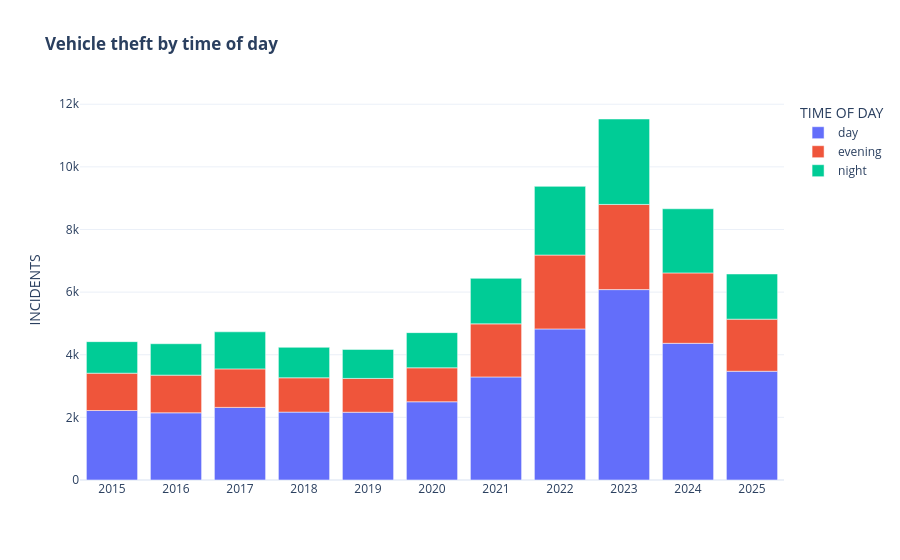

Write notebook code for a chart like this one.
### Markdown cell above
Do these thefts happen at a different time of day than before?

### Code cell
tod = (pd.crosstab(vt["YEAR"], vt["TIME_OF_DAY"])[TIMES_OF_DAY]
         .reset_index().melt(id_vars="YEAR", var_name="TIME OF DAY", value_name="INCIDENTS"))

fig = px.bar(tod, x="YEAR", y="INCIDENTS", color="TIME OF DAY",
             category_orders={"TIME OF DAY": TIMES_OF_DAY},
             title="<b>Vehicle theft by time of day</b>")
fig.update_xaxes(dtick=1, title=None)
fig.show()

### Figure 1 — Plotly figure (JSON) as saved in the notebook; plotly's stock layout.template omitted (floating-point values rounded to 4 significant figures)
{"data": [{"hovertemplate": "TIME OF DAY=day<br>YEAR=%{x}<br>INCIDENTS=%{y}<extra></extra>", "legendgroup": "day", "marker": {"color": "#636efa", "pattern": {"shape": ""}}, "name": "day", "orientation": "v", "showlegend": true, "textposition": "auto", "type": "bar", "x": [2015, 2016, 2017, 2018, 2019, 2020, 2021, 2022, 2023, 2024, 2025], "xaxis": "x", "y": [2219, 2146, 2319, 2168, 2164, 2498, 3291, 4824, 6080, 4365, 3473], "yaxis": "y"}, {"hovertemplate": "TIME OF DAY=evening<br>YEAR=%{x}<br>INCIDENTS=%{y}<extra></extra>", "legendgroup": "evening", "marker": {"color": "#EF553B", "pattern": {"shape": ""}}, "name": "evening", "orientation": "v", "showlegend": true, "textposition": "auto", "type": "bar", "x": [2015, 2016, 2017, 2018, 2019, 2020, 2021, 2022, 2023, 2024, 2025], "xaxis": "x", "y": [1192, 1203, 1229, 1096, 1080, 1085, 1695, 2359, 2720, 2248, 1663], "yaxis": "y"}, {"hovertemplate": "TIME OF DAY=night<br>YEAR=%{x}<br>INCIDENTS=%{y}<extra></extra>", "legendgroup": "night", "marker": {"color": "#00cc96", "pattern": {"shape": ""}}, "name": "night", "orientation": "v", "showlegend": true, "textposition": "auto", "type": "bar", "x": [2015, 2016, 2017, 2018, 2019, 2020, 2021, 2022, 2023, 2024, 2025], "xaxis": "x", "y": [1007, 1003, 1184, 973, 926, 1123, 1454, 2194, 2728, 2048, 1443], "yaxis": "y"}], "layout": {"barmode": "relative", "legend": {"title": {"text": "TIME OF DAY"}, "tracegroupgap": 0}, "title": {"text": "<b>Vehicle theft by time of day</b>"}, "xaxis": {"anchor": "y", "domain": [0, 1], "dtick": 1, "title": {}}, "yaxis": {"anchor": "x", "domain": [0, 1], "title": {"text": "INCIDENTS"}}}}
